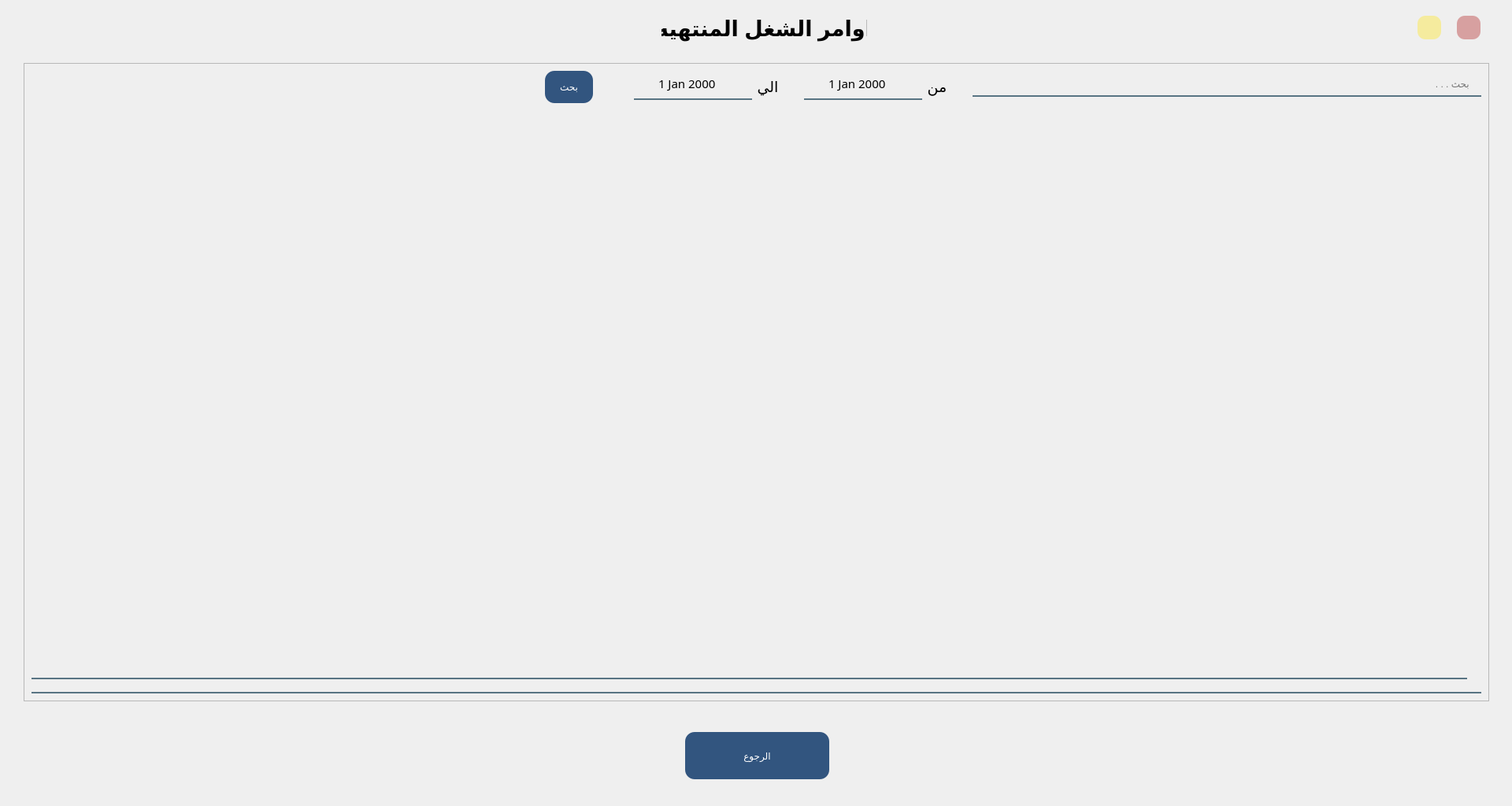
<?xml version="1.0" encoding="UTF-8"?>
<ui version="4.0">
 <class>Form</class>
 <widget class="QWidget" name="Form">
  <property name="geometry">
   <rect>
    <x>0</x>
    <y>0</y>
    <width>1920</width>
    <height>1024</height>
   </rect>
  </property>
  <property name="minimumSize">
   <size>
    <width>1340</width>
    <height>810</height>
   </size>
  </property>
  <property name="maximumSize">
   <size>
    <width>16777215</width>
    <height>16777215</height>
   </size>
  </property>
  <property name="windowTitle">
   <string>Form</string>
  </property>
  <widget class="QLabel" name="label">
   <property name="geometry">
    <rect>
     <x>840</x>
     <y>20</y>
     <width>261</width>
     <height>33</height>
    </rect>
   </property>
   <property name="maximumSize">
    <size>
     <width>271</width>
     <height>71</height>
    </size>
   </property>
   <property name="font">
    <font>
     <pointsize>20</pointsize>
     <weight>75</weight>
     <bold>true</bold>
    </font>
   </property>
   <property name="text">
    <string>اوامر الشغل المنتهيه</string>
   </property>
   <property name="alignment">
    <set>Qt::AlignCenter</set>
   </property>
  </widget>
  <widget class="QFrame" name="frame">
   <property name="geometry">
    <rect>
     <x>30</x>
     <y>80</y>
     <width>1861</width>
     <height>811</height>
    </rect>
   </property>
   <property name="frameShape">
    <enum>QFrame::StyledPanel</enum>
   </property>
   <property name="frameShadow">
    <enum>QFrame::Raised</enum>
   </property>
   <layout class="QGridLayout" name="gridLayout">
    <item row="0" column="1">
     <widget class="QPushButton" name="next_btn">
      <property name="minimumSize">
       <size>
        <width>61</width>
        <height>41</height>
       </size>
      </property>
      <property name="maximumSize">
       <size>
        <width>16777215</width>
        <height>16777215</height>
       </size>
      </property>
      <property name="styleSheet">
       <string notr="true">font: 11pt &quot;Acumin Pro&quot;;
color: rgb(255, 255, 255);
background-color: rgb(50, 85, 127);

 border-radius: 12px;
</string>
      </property>
      <property name="text">
       <string>بحث</string>
      </property>
     </widget>
    </item>
    <item row="0" column="3">
     <widget class="QDateEdit" name="dateEdit_2">
      <property name="minimumSize">
       <size>
        <width>150</width>
        <height>0</height>
       </size>
      </property>
      <property name="font">
       <font>
        <family>Acumin Pro</family>
        <pointsize>11</pointsize>
        <weight>50</weight>
        <italic>false</italic>
        <bold>false</bold>
       </font>
      </property>
      <property name="styleSheet">
       <string notr="true">background-color:rgba(0, 0, 0, 0);
border:none;
border-bottom:2px solid rgba(46, 82, 101, 200);
font: 11pt &quot;Acumin Pro&quot;;
padding-bottom:7px;</string>
      </property>
      <property name="alignment">
       <set>Qt::AlignCenter</set>
      </property>
     </widget>
    </item>
    <item row="0" column="4">
     <widget class="QLabel" name="label_3">
      <property name="font">
       <font>
        <pointsize>14</pointsize>
       </font>
      </property>
      <property name="text">
       <string>الي</string>
      </property>
      <property name="alignment">
       <set>Qt::AlignCenter</set>
      </property>
     </widget>
    </item>
    <item row="0" column="6">
     <widget class="QDateEdit" name="dateEdit">
      <property name="minimumSize">
       <size>
        <width>150</width>
        <height>0</height>
       </size>
      </property>
      <property name="font">
       <font>
        <family>Acumin Pro</family>
        <pointsize>11</pointsize>
        <weight>50</weight>
        <italic>false</italic>
        <bold>false</bold>
       </font>
      </property>
      <property name="styleSheet">
       <string notr="true">background-color:rgba(0, 0, 0, 0);
border:none;
border-bottom:2px solid rgba(46, 82, 101, 200);
font: 11pt &quot;Acumin Pro&quot;;
padding-bottom:7px;</string>
      </property>
      <property name="alignment">
       <set>Qt::AlignCenter</set>
      </property>
     </widget>
    </item>
    <item row="0" column="7">
     <widget class="QLabel" name="label_2">
      <property name="font">
       <font>
        <pointsize>14</pointsize>
       </font>
      </property>
      <property name="text">
       <string>من</string>
      </property>
      <property name="alignment">
       <set>Qt::AlignCenter</set>
      </property>
     </widget>
    </item>
    <item row="0" column="9">
     <widget class="QLineEdit" name="search_lineEdit">
      <property name="minimumSize">
       <size>
        <width>301</width>
        <height>0</height>
       </size>
      </property>
      <property name="styleSheet">
       <string notr="true">background-color:rgba(0, 0, 0, 0);
border:none;
border-bottom:2px solid rgba(46, 82, 101, 200);

padding-bottom:7px;
font: 14pt &quot;Acumin Pro&quot;;</string>
      </property>
      <property name="placeholderText">
       <string>    بحث . . .</string>
      </property>
     </widget>
    </item>
    <item row="0" column="2">
     <spacer name="horizontalSpacer">
      <property name="orientation">
       <enum>Qt::Horizontal</enum>
      </property>
      <property name="sizeType">
       <enum>QSizePolicy::Fixed</enum>
      </property>
      <property name="sizeHint" stdset="0">
       <size>
        <width>40</width>
        <height>20</height>
       </size>
      </property>
     </spacer>
    </item>
    <item row="0" column="0">
     <spacer name="horizontalSpacer_2">
      <property name="orientation">
       <enum>Qt::Horizontal</enum>
      </property>
      <property name="sizeHint" stdset="0">
       <size>
        <width>40</width>
        <height>20</height>
       </size>
      </property>
     </spacer>
    </item>
    <item row="1" column="0" colspan="10">
     <widget class="QScrollArea" name="oreders_scrollArea">
      <property name="styleSheet">
       <string notr="true">background-color:rgba(0, 0, 0, 0);
border:none;
border-bottom:2px solid rgba(46, 82, 101, 200);

padding-bottom:7px;
font: 11pt &quot;Acumin Pro&quot;;</string>
      </property>
      <property name="widgetResizable">
       <bool>true</bool>
      </property>
      <widget class="QWidget" name="scrollAreaWidgetContents">
       <property name="geometry">
        <rect>
         <x>0</x>
         <y>0</y>
         <width>1823</width>
         <height>726</height>
        </rect>
       </property>
      </widget>
     </widget>
    </item>
    <item row="0" column="8">
     <spacer name="horizontalSpacer_3">
      <property name="orientation">
       <enum>Qt::Horizontal</enum>
      </property>
      <property name="sizeType">
       <enum>QSizePolicy::Fixed</enum>
      </property>
      <property name="sizeHint" stdset="0">
       <size>
        <width>20</width>
        <height>20</height>
       </size>
      </property>
     </spacer>
    </item>
    <item row="0" column="5">
     <spacer name="horizontalSpacer_4">
      <property name="orientation">
       <enum>Qt::Horizontal</enum>
      </property>
      <property name="sizeType">
       <enum>QSizePolicy::Fixed</enum>
      </property>
      <property name="sizeHint" stdset="0">
       <size>
        <width>20</width>
        <height>20</height>
       </size>
      </property>
     </spacer>
    </item>
   </layout>
  </widget>
  <widget class="QPushButton" name="bck_btn">
   <property name="geometry">
    <rect>
     <x>870</x>
     <y>930</y>
     <width>183</width>
     <height>60</height>
    </rect>
   </property>
   <property name="minimumSize">
    <size>
     <width>0</width>
     <height>60</height>
    </size>
   </property>
   <property name="maximumSize">
    <size>
     <width>16777215</width>
     <height>16777215</height>
    </size>
   </property>
   <property name="styleSheet">
    <string notr="true">font: 11pt &quot;Acumin Pro&quot;;
color: rgb(255, 255, 255);
background-color: rgb(50, 85, 127);

 border-radius: 12px;
</string>
   </property>
   <property name="text">
    <string>الرجوع</string>
   </property>
  </widget>
  <widget class="QLabel" name="label_4">
   <property name="geometry">
    <rect>
     <x>0</x>
     <y>0</y>
     <width>1920</width>
     <height>1080</height>
    </rect>
   </property>
   <property name="minimumSize">
    <size>
     <width>1361</width>
     <height>821</height>
    </size>
   </property>
   <property name="maximumSize">
    <size>
     <width>1920</width>
     <height>1080</height>
    </size>
   </property>
   <property name="text">
    <string/>
   </property>
   <property name="pixmap">
    <pixmap resource="app_resources.qrc">:/login/images/backgroung/3433814.jpg</pixmap>
   </property>
   <property name="scaledContents">
    <bool>true</bool>
   </property>
  </widget>
  <widget class="QPushButton" name="exit_btn">
   <property name="geometry">
    <rect>
     <x>1850</x>
     <y>20</y>
     <width>30</width>
     <height>30</height>
    </rect>
   </property>
   <property name="minimumSize">
    <size>
     <width>30</width>
     <height>30</height>
    </size>
   </property>
   <property name="maximumSize">
    <size>
     <width>161</width>
     <height>161</height>
    </size>
   </property>
   <property name="styleSheet">
    <string notr="true">QPushButton {
	background-color: rgb(178, 39, 39,100);
    color: #FFFFFF;
    padding: 2px;
    font: bold 15px;
    border-width: 6px;
    border-radius: 10px;
    border-color: #2752B8;
}
QPushButton:hover {
    background-color: #827397;
}</string>
   </property>
   <property name="text">
    <string/>
   </property>
   <property name="icon">
    <iconset resource="app_resources.qrc">
     <normaloff>:/icons/icons/icons8-close-window-96.png</normaloff>:/icons/icons/icons8-close-window-96.png</iconset>
   </property>
   <property name="iconSize">
    <size>
     <width>20</width>
     <height>20</height>
    </size>
   </property>
  </widget>
  <widget class="QPushButton" name="minimize_btn">
   <property name="geometry">
    <rect>
     <x>1800</x>
     <y>20</y>
     <width>30</width>
     <height>30</height>
    </rect>
   </property>
   <property name="minimumSize">
    <size>
     <width>30</width>
     <height>30</height>
    </size>
   </property>
   <property name="maximumSize">
    <size>
     <width>161</width>
     <height>161</height>
    </size>
   </property>
   <property name="styleSheet">
    <string notr="true">QPushButton {
	background-color: rgb(255, 229, 32,100);
    color: #FFFFFF;
    padding: 2px;
    font: bold 15px;
    border-width: 6px;
    border-radius: 10px;
    border-color: #2752B8;
}
QPushButton:hover {
    background-color: #827397;
}</string>
   </property>
   <property name="text">
    <string/>
   </property>
   <property name="icon">
    <iconset resource="app_resources.qrc">
     <normaloff>:/icons/icons/icons8-subtract-16.png</normaloff>:/icons/icons/icons8-subtract-16.png</iconset>
   </property>
   <property name="iconSize">
    <size>
     <width>30</width>
     <height>30</height>
    </size>
   </property>
  </widget>
  <zorder>label_4</zorder>
  <zorder>label</zorder>
  <zorder>frame</zorder>
  <zorder>bck_btn</zorder>
  <zorder>exit_btn</zorder>
  <zorder>minimize_btn</zorder>
 </widget>
 <resources>
  <include location="app_resources.qrc"/>
 </resources>
 <connections/>
</ui>
